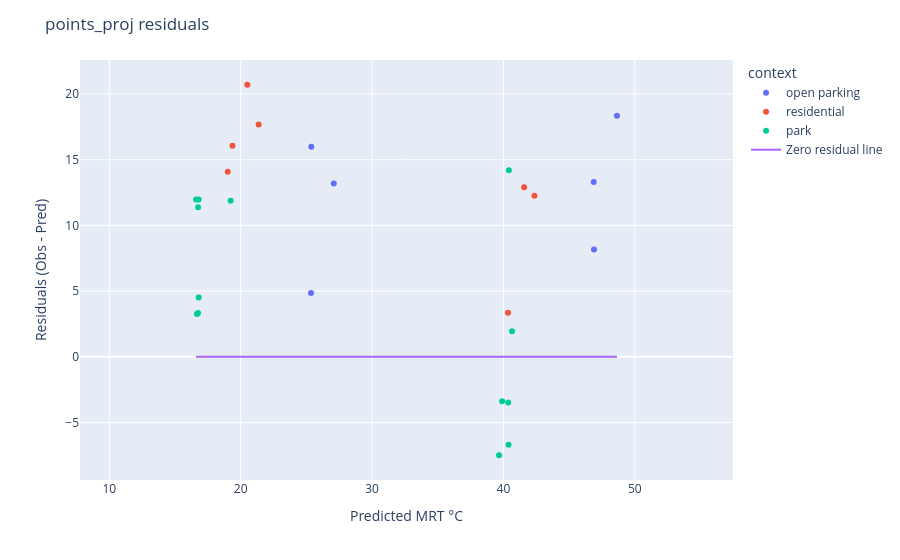

The cell this chart's notebook holds for it:
### Code cell
residuals = obs - pred  # Compute residuals
# Scatter
fig = px.scatter(
    points_proj,
    x=pred,
    y=residuals,
    color="context",
    hover_data=["TG", "TA","WIND M/S", "condition", "Instrument"],
)

# 1:1 line
fig.add_scatter(
    x=[pred.min(), pred.max()],
    y=[0, 0],
    mode="lines",
    name="Zero residual line"
)

fig.update_layout(
    xaxis_title="Predicted MRT °C",
    yaxis_title="Residuals (Obs - Pred)",
    title="points_proj residuals"
)

fig.update_yaxes(scaleanchor="x", scaleratio=1)

fig.show()

### Figure 1 — Plotly figure (JSON) as saved in the notebook; plotly's stock layout.template omitted (floating-point values rounded to 4 significant figures)
{"data": [{"customdata": [[32.6, 29.3, 0, "SHADOW", "T1 - Sper Scientific 800036 "], [31.6, 28.7, 2.7, "SHADOW", "T2 - TM-188D TENMARS "], [38.7, 30.1, 1.6, "SUN", "T2 - TM-188D TENMARS "], [42.2, 28.9, 0.7, "SUN", "T1 - Sper Scientific 800036 "], [33, 28.9, 1, "SHADOW", "T2 - TM-188D TENMARS "], [39.4, 29.2, 3, "SUN", "T2 - TM-188D TENMARS "]], "hovertemplate": "context=open parking<br>MRT_predicted=%{x}<br>y=%{y}<br>TG=%{customdata[0]}<br>TA=%{customdata[1]}<br>WIND M/S=%{customdata[2]}<br>condition=%{customdata[3]}<br>Instrument=%{customdata[4]}<extra></extra>", "legendgroup": "open parking", "marker": {"color": "#636efa", "symbol": "circle"}, "mode": "markers", "name": "open parking", "orientation": "v", "showlegend": true, "type": "scatter", "x": [25.35, 25.38, 46.87, 46.9, 27.09, 48.64], "xaxis": "x", "y": [4.852, 15.98, 13.3, 8.161, 13.2, 18.35], "yaxis": "y"}, {"customdata": [[34.4, 30.7, 0.9, "SHADOW", "T2 - TM-188D TENMARS "], [38.6, 30.2, 1.6, "SUN", "T2 - TM-188D TENMARS "], [32.5, 30.4, 0, "SHADOW", "T2 - TM-188D TENMARS "], [41.1, 31.5, 1.7, "SUN", "T2 - TM-188D TENMARS "], [32.5, 30.3, 0.4, "SHADOW", "T2 - TM-188D TENMARS "], [43.7, 33.5, 0.6, "SUN", "T2 - TM-188D TENMARS "], [33.1, 30.6, 0, "SHADOW", "T2 - TM-188D TENMARS "]], "hovertemplate": "context=residential<br>MRT_predicted=%{x}<br>y=%{y}<br>TG=%{customdata[0]}<br>TA=%{customdata[1]}<br>WIND M/S=%{customdata[2]}<br>condition=%{customdata[3]}<br>Instrument=%{customdata[4]}<extra></extra>", "legendgroup": "residential", "marker": {"color": "#EF553B", "symbol": "circle"}, "mode": "markers", "name": "residential", "orientation": "v", "showlegend": true, "type": "scatter", "x": [20.51, 41.58, 21.36, 42.36, 19.38, 40.35, 19.02], "xaxis": "x", "y": [20.71, 12.9, 17.68, 12.25, 16.06, 3.349, 14.08], "yaxis": "y"}, {"customdata": [[38, 34.4, 0.2, "SUN", "T1 - Sper Scientific 800036 "], [40.9, 35, 0.8, "SUN", "T1 - Sper Scientific 800036 "], [42.7, 36.4, 0.3, "SUN", "T1 - Sper Scientific 800036 "], [39.6, 34.8, 0.8, "SUN", "T1 - Sper Scientific 800036 "], [46.8, 37.2, 0.7, "SUN", "T1 - Sper Scientific 800036 "], [34.8, 31.9, 0.1, "SHADOW", "T1 - Sper Scientific 800036 "], [31.8, 32.3, 0, "SHADOW", "T1 - Sper Scientific 800036 "], [30, 31.6, 0, "SHADOW", "T1 - Sper Scientific 800036 "], [29.3, 31.8, 0, "SHADOW", "T1 - Sper Scientific 800036 "], [28.9, 31.9, 0, "SHADOW", "T1 - Sper Scientific 800036 "], [29.6, 31, 0, "SHADOW", "T1 - Sper Scientific 800036 "], [39.4, 30.1, 2.4, "SUN", "T2 - TM-188D TENMARS "], [29.7, 30.9, 0, "SHADOW", "T1 - Sper Scientific 800036 "]], "hovertemplate": "context=park<br>MRT_predicted=%{x}<br>y=%{y}<br>TG=%{customdata[0]}<br>TA=%{customdata[1]}<br>WIND M/S=%{customdata[2]}<br>condition=%{customdata[3]}<br>Instrument=%{customdata[4]}<extra></extra>", "legendgroup": "park", "marker": {"color": "#00cc96", "symbol": "circle"}, "mode": "markers", "name": "park", "orientation": "v", "showlegend": true, "type": "scatter", "x": [39.67, 39.9, 40.36, 40.39, 40.66, 19.23, 16.8, 16.6, 16.76, 16.75, 16.8, 40.41, 16.67], "xaxis": "x", "y": [-7.498, -3.395, -3.481, -6.69, 1.936, 11.88, 11.96, 11.97, 11.37, 3.325, 4.51, 14.19, 3.261], "yaxis": "y"}, {"mode": "lines", "name": "Zero residual line", "type": "scatter", "x": [16.6, 48.64], "y": [0, 0]}], "layout": {"legend": {"title": {"text": "context"}, "tracegroupgap": 0}, "margin": {"t": 60}, "title": {"text": "points_proj residuals"}, "xaxis": {"anchor": "y", "domain": [0, 1], "title": {"text": "Predicted MRT °C"}}, "yaxis": {"anchor": "x", "domain": [0, 1], "scaleanchor": "x", "scaleratio": 1, "title": {"text": "Residuals (Obs - Pred)"}}}}
